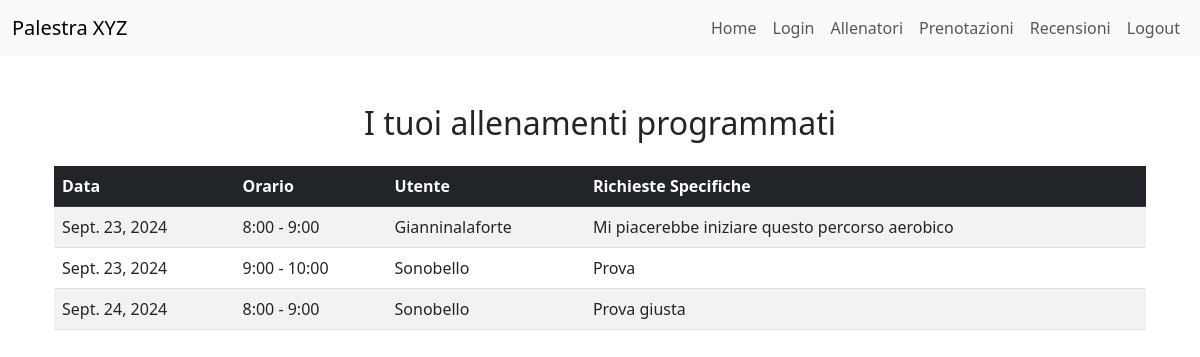
The page /trainers/allenamenti/ (signed in) on the database as committed earlier.
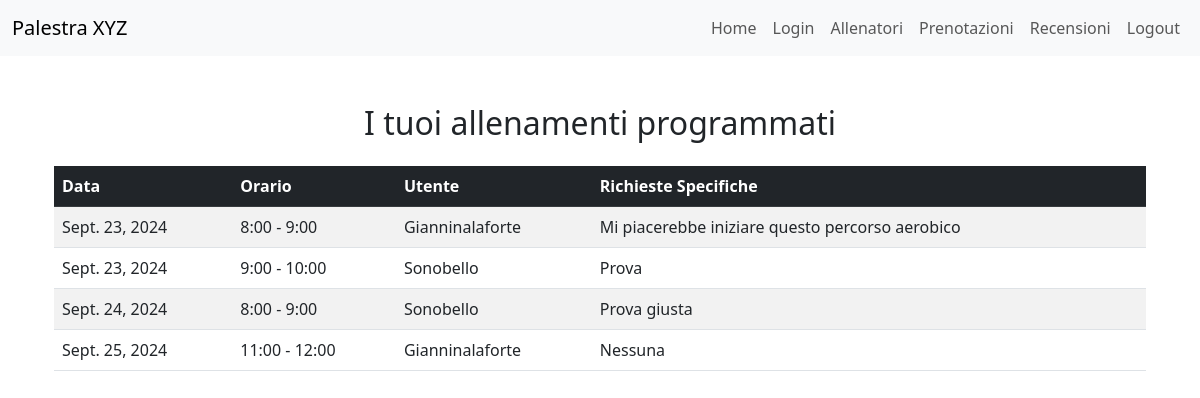
The same page on the database as committed later.
### bookings/models.py (models this page shows, shortened)
class Prenotazione(models.Model):
    registrato_utente = models.ForeignKey(RegistratoUtente, on_delete=models.CASCADE)
    personal_trainer = models.ForeignKey(PersonalTrainer, on_delete=models.CASCADE)
    richieste_specifiche = models.TextField(max_length=500, blank=True, null=True)
    ORARI_FASCIA = [
        (8, '8:00 - 9:00'),
        (9, '9:00 - 10:00'),
        (10, '10:00 - 11:00'),
        (11, '11:00 - 12:00'),
        (12, '12:00 - 13:00'),
        (13, '13:00 - 14:00'),
        (14, '14:00 - 15:00'),
        (15, '15:00 - 16:00'),
        (16, '16:00 - 17:00'),
        (17, '17:00 - 18:00'),
        (18, '18:00 - 19:00'),
    ]
    fascia_oraria = models.IntegerField(choices=ORARI_FASCIA)
    data_prenotazione = models.DateField()
    class Meta:
        unique_together = ('personal_trainer', 'fascia_oraria', 'data_prenotazione')
    class Meta:
        verbose_name_plural = "Prenotazioni"

### accounts/models.py (models this page shows, shortened)
class RegistratoUtente(models.Model):
    user = models.OneToOneField(User, on_delete=models.CASCADE)
    nome = models.CharField(max_length=100)
    cognome = models.CharField(max_length=100)
    data_nascita = models.DateField()
    bio = models.TextField(max_length=500)
    SCELTA_PREFERENZE = [
        ("BB", "BodyBuilding"),
        ("PL", "PowerLifting"),
        ("CL", "Calisthenics"),
        ("ST", "StrongMen"),
        ("YG", "Yoga"),
        ("PS", "Pilates"),
        ("AR", "Aerobico")
    ]
    preferenze = models.CharField(max_length=2, choices=SCELTA_PREFERENZE)
    class Meta:
        verbose_name_plural = "UtentiRegistrati"

### trainers/views.py (the view)
# urls.py: path('allenamenti/', allenamenti_programmati, name='allenamenti_programmati'),
@login_required
def allenamenti_programmati(request):
    try:
        personal_trainer = PersonalTrainer.objects.get(user=request.user)
    except PersonalTrainer.DoesNotExist:
        messages.error(request, "Devi essere un personal trainer per visualizzare i tuoi allenamenti.")
        return redirect('personal_trainer_home')
    allenamenti = Prenotazione.objects.filter(personal_trainer=personal_trainer).order_by('data_prenotazione', 'fascia_oraria')
    return render(request, 'trainers/allenamenti_programmati.html', {'allenamenti': allenamenti})

### trainers/templates/trainers/allenamenti_programmati.html
{% extends 'trainers/base.html' %}
{% block content %}
<div class="container mt-5">
    <h2 class="text-center mb-4">I tuoi allenamenti programmati</h2>
    {% if allenamenti %}
        <div class="table-responsive">
            <table class="table table-striped">
                <thead class="table-dark">
                    <tr>
                        <th>Data</th>
                        <th>Orario</th>
                        <th>Utente</th>
                        <th>Richieste Specifiche</th>
                    </tr>
                </thead>
                <tbody>
                    {% for allenamento in allenamenti %}
                        <tr>
                            <td>{{ allenamento.data_prenotazione }}</td>
                            <td>{{ allenamento.get_fascia_oraria_display }}</td>
                            <td>{{ allenamento.registrato_utente.user.username }}</td>
                            <td>{{ allenamento.richieste_specifiche|default:"Nessuna" }}</td>
                        </tr>
                    {% endfor %}
                </tbody>
            </table>
        </div>
    {% else %}
        <div class="alert alert-warning" role="alert">
            Non hai allenamenti programmati.
        </div>
    {% endif %}
</div>
{% endblock %}

### trainers/templates/trainers/base.html (shortened to what this page needs)
<!DOCTYPE html>
<html lang="it">
<head>
    <link href="https://cdn.jsdelivr.net/npm/bootstrap@5.3.0/dist/css/bootstrap.min.css" rel="stylesheet">
</head>
<body>
    <nav class="navbar navbar-expand-lg navbar-light bg-light fixed-top">
        <div class="container-fluid">
            <a class="navbar-brand" href="#">Palestra XYZ</a>
            <div class="collapse navbar-collapse" id="navbarNav">
                <ul class="navbar-nav ms-auto">
                    <li class="nav-item">
                        <a class="nav-link" href="{% url 'homepage_palestra' %}">Home</a>
                    </li>
                    <li class="nav-item">
                        <a class="nav-link" href="{% url 'accounts:login' %}">Login</a>
                    </li>
                    <li class="nav-item">
                        <a class="nav-link" href="{% url 'trainers:personal_trainer_home' %}">Allenatori</a>
                    </li>
                    <li class="nav-item">
                        <a class="nav-link" href="{% url 'bookings:home_page' %}">Prenotazioni</a>
                    </li>
                    <li class="nav-item">
                        <a class="nav-link" href="{% url 'reviews:homepage_recensioni' %}">Recensioni</a>
                    </li>
                    {% if user.is_authenticated %}
                    <li class="nav-item">
                        <a class="nav-link" href="{% url 'accounts:logout' %}">Logout</a>
                    </li>
                    {% endif %}
                </ul>
            </div>
        </div>
    </nav>
    <div class="container mt-5">
        {% block content %}{% endblock %}
    </div>
</body>
</html>

### trainers/templates/trainers/base.html (style rules this page uses)
body { padding-top: 56px; }

Rows that differ between the two databases and show on the page:
added Prenotazione: data_prenotazione "Sept. 25, 2024", fascia_oraria "11:00 - 12:00", registrato_utente.user.username "Gianninalaforte", richieste_specifiche "Nessuna"
